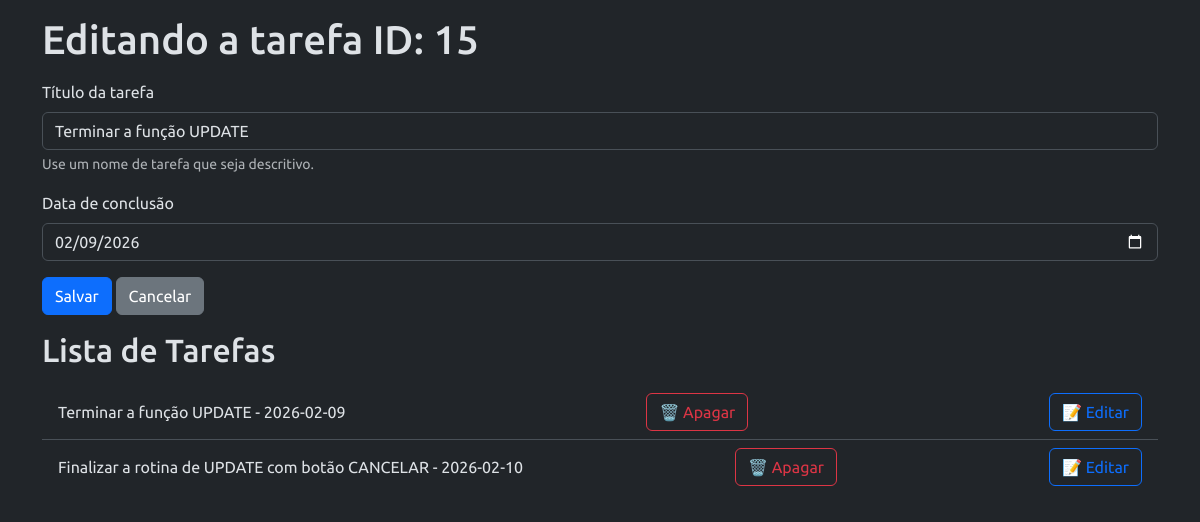
/update/15, run on the app's committed database.
### tables this page shows
CREATE TABLE tarefas (
        id INTEGER PRIMARY KEY AUTOINCREMENT,
        titulo_tarefa TEXT NOT NULL,
        data_conclusao TEXT);

### app.py (the view)
@app.route('/update/<int:idTarefa>', methods = ['GET', 'POST'])
def update(idTarefa):
    if request.method == 'POST':
        titulo = request.form['titulo-tarefa']
        data = request.form['data-conclusao']
        tarefa = Tarefa(titulo, data, idTarefa)
        tarefa.atualizar_tarefa()
        return redirect(url_for('agenda')) # early return
    tarefas = Tarefa.obter_tarefas()
    tarefa_selecionada = Tarefa.id(idTarefa) # seleção da tarefa que será editada
    return render_template('agenda.html', titulo=f'Editando a tarefa ID: {idTarefa}', tarefas=tarefas, tarefa_selecionada=tarefa_selecionada)

### models/database.py (called while the page is built)
    def buscar_tudo(self, query: str, params: tuple = ()) -> list[Any]:
        self.cursor.execute(query, params)
        return self.cursor.fetchall()

    def close(self) -> None:
        self.connection.close()

    def __enter__(self) -> Self:
        return self

    def __exit__(
            self,
            exc_type: Optional[Type[BaseException]],
            exc_value: Optional[BaseException],
            tb: Optional[TracebackType]) -> None:
        if exc_type is not None:
            print('Exceção capturada no contexto:')
            print(f'Tipo: {exc_type.__name__}')
            print(f'Mensagem: {exc_value}')
            print('Traceback completo:')
            traceback.print_tb(tb)
        self.close()

### models/tarefa.py (called while the page is built)
    @classmethod
    def id(cls, id: int) -> Self:
        with Database('./data/tarefas.sqlite3') as db:
            query: str = 'SELECT titulo_tarefa, data_conclusao FROM tarefas WHERE id = ?;'
            params: tuple = (id,)
            resultado: list[Any] = db.buscar_tudo(query, params)
            [[titulo, data]] = resultado
        return cls(id_tarefa=id, titulo_tarefa=titulo, data_conclusao=data)

    @classmethod
    def obter_tarefas(cls) -> list[Self]:
        with Database('./data/tarefas.sqlite3') as db:
            query: str = 'SELECT titulo_tarefa, data_conclusao, id FROM tarefas;'
            resultados: list[Any] = db.buscar_tudo(query)
            tarefas: list[Self] = [cls(titulo, data, id) for titulo, data, id in resultados]
            return tarefas

### templates/agenda.html
{% extends "base.html" %}
{% block content %}
    <form class="mt-3" method="POST">
        <div class="mb-3">
            <label for="titulo-tarefa" class="form-label">Título da tarefa</label>
            <input type="text" class="form-control" name="titulo-tarefa" id="titulo-tarefa"
                aria-describedby="ajudaNomeTarefa" value="{{ tarefa_selecionada.titulo_tarefa if tarefa_selecionada else '' }}" required>
            <div id="ajudaNomeTarefa" class="form-text">Use um nome de tarefa que seja descritivo.</div>
        </div>
        <div class="mb-3">
            <label for="data-conclusao" class="form-label">Data de conclusão</label>
            <input type="date" class="form-control" name="data-conclusao" id="data-conclusao" value="{{ tarefa_selecionada.data_conclusao if tarefa_selecionada else '' }}">
        </div>
        <button type="submit" class="btn btn-primary">Salvar</button>
        {% if tarefa_selecionada %}
            <a href="{{ url_for('agenda') }}" class="btn btn-secondary">Cancelar</a>
        {% endif %}
    </form>
    <h2 class="my-3">Lista de Tarefas</h2>
    {% if tarefas %}
        <ul class="list-group list-group-flush">
            {% for tarefa in tarefas %}
                <li class="list-group-item d-flex justify-content-between align-items-center">{{ tarefa.titulo_tarefa }} - {{ tarefa.data_conclusao }}
                    <a href="{{ url_for('delete', idTarefa=tarefa.id_tarefa) }}" class="btn btn-outline-danger">🗑️ Apagar</a>
                    <a href="{{ url_for('update', idTarefa=tarefa.id_tarefa) }}" class="btn btn-outline-primary">📝 Editar</a>
                </li>
            {% endfor %}
        </ul>
    {% else %}
        <p>Nenhuma tarefa cadastrada</p>
    {% endif %}
{% endblock %}

### static/style.css (style rules this page uses)
* { margin: 0; padding: 0; box-sizing: border-box; font-family: 'Ubuntu', sans-serif; }

### data on the page
tarefas: titulo-tarefa "Terminar a função UPDATE", data-conclusao "02/09/2026", titulo_tarefa "Terminar a função UPDATE", data_conclusao "2026-02-09"
tarefas: titulo_tarefa "Finalizar a rotina de UPDATE com botão CANCELAR", data_conclusao "2026-02-10"

### other printed values
{{ titulo }} "Editando a tarefa ID: 15"
